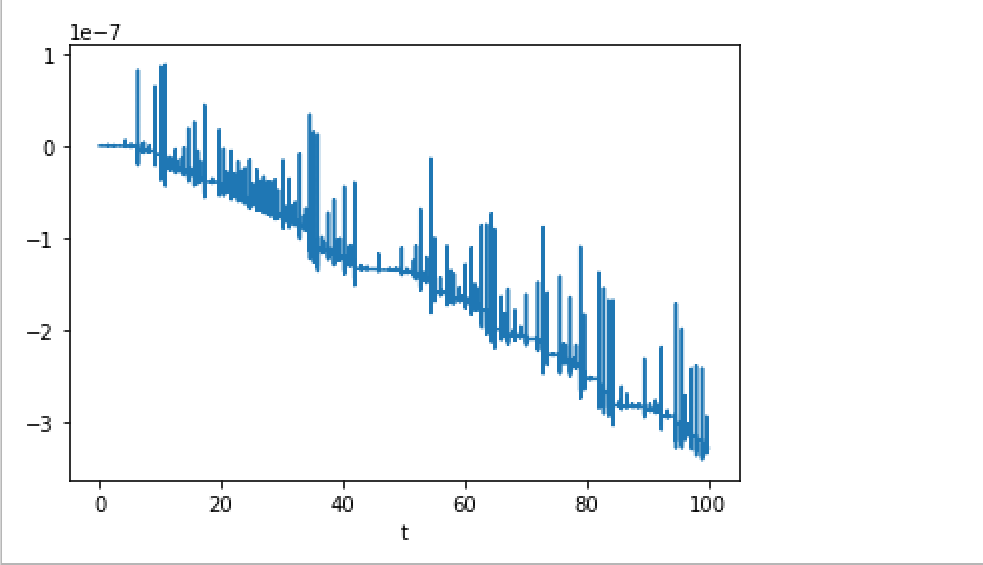

Reproduce this figure in Python.
#!/usr/bin/env python3
# -*- coding: utf-8 -*-
"""
Created on Tue Mar 28 18:59:04 2017

@author: scott
"""
#from vpython import *
from __future__ import division,print_function  
from numpy import arange,gradient,array,vectorize,linspace
from math import floor,sin,pi,cos
from matplotlib.pyplot import plot,show,ylim,xlabel

l=0.4
g=9.81
m=1

def f(r,t):   #RK4 for 4 simutaneous equations
    theta1 = r[0]
    theta2 = r[1]
    omega1 = r[2]
    omega2 = r[3]
    ft1 = omega1
    ft2 = omega2
    fo1= -(omega1**2*sin(2*theta1-2*theta2)+2*omega2**2*sin(theta1-theta2)+g/l*(sin(theta1-2*theta2)+3*sin(theta1)))/(3-cos(2*theta1-2*theta2))
    fo2=(4*omega1**2*sin(theta1-theta2)+omega2**2*sin(2*theta1-2*theta2)+2*g/l*(sin(2*theta1-theta2)-sin(theta2)))/(3-cos(2*theta1-2*theta2))
    return array([ft1,ft2,fo1,fo2],float)
a = 0.0
b = 100.0
N = 100000
h = (b-a)/N
tpoints = arange(a,b,h)
theta1points = []
theta2points = []
omega1points = []
omega2points = []
points=[]
r = array([pi/2,pi/2,0,0],float)
for t in tpoints:
    theta1points.append(r[0])
    theta2points.append(r[1])
    omega1points.append(r[2])
    omega2points.append(r[3])
    #points.append(r)  # for animation
    k1 = h*f(r,t)
    k2 = h*f(r+0.5*k1,t+0.5*h)
    k3 = h*f(r+0.5*k2,t+0.5*h)
    k4 = h*f(r+k3,t+h)
    r += (k1+2*k2+2*k3+k4)/6

def T (omega1points,omega2points,theta1points,theta2points): #use the formula derived to compute E
    return m*l**2*(omega1points**2+0.5*omega2points**2+omega2points*omega1points*cos(theta1points-theta2points))
T= vectorize(T)  #allow elemenwise
def V(theta1points,theta2points):
    return -m*g*l*(2*cos(theta1points)+cos(theta2points))
V= vectorize(V)
E=T(omega1points,omega2points,theta1points,theta2points)+V(theta1points,theta2points)
plot(tpoints,E)
xlabel("t")
show()
